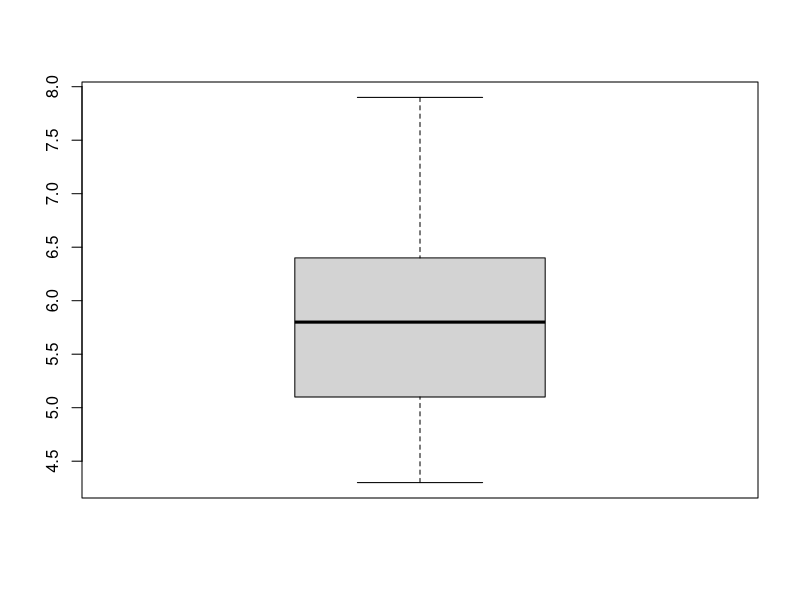
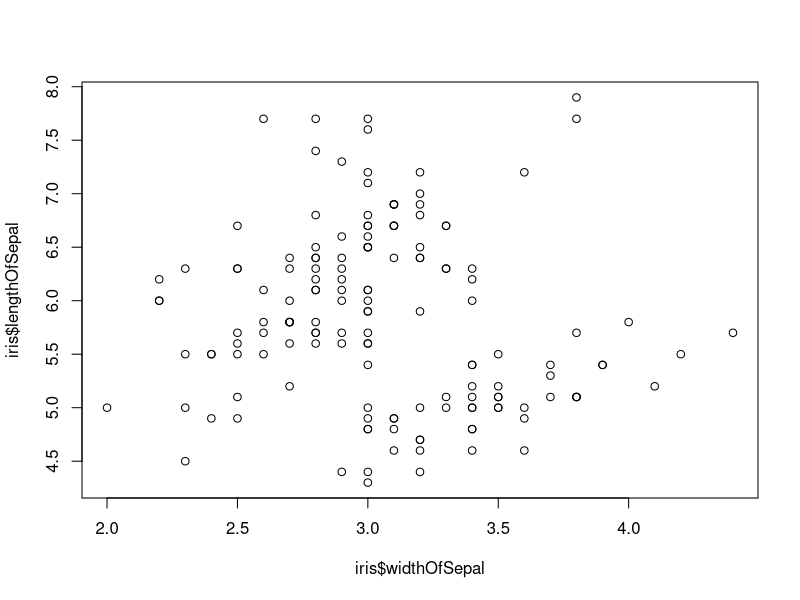

Write the R code that produced these figures, in order.
## ---- chunk 1
knitr::opts_chunk$set(echo = TRUE)
## ---- chunk 2
# R vectors
a<-c(4,5,1,3,4,5)
print(a[3])
print(a[3:4]) # R does not always need the explicit print. 
#R type of variable
print(class(a))
# Length of a
print(length(a))
## ---- chunk 3
#R - Type of variable
a<-c(4,5,1,3,4,5)
print(class(a))

## ---- chunk 4
#R - Length of vector
# Length of a
a<-c(4,5,1,3,4,5)
print(length(a))
## ---- chunk 5
#R - Help - To be done in R console or RStudio
#?sapply
#help(sapply)
## ---- chunk 6
#R - Subset
a<-c(4,5,1,3,4,8,12,18,1)
print(a[3])

# To print a range or a slice. Print from the 3rd to the 5th element
print(a[3:6])
## ---- chunk 7
#R - Operations on vectors
a<- c(5,2,3,1,7)
b<- c(1,5,4,6,8)

#Element wise Addition
print(a+b)
#Element wise subtraction
print(a-b)
#Element wise product
print(a*b)
# Exponentiating the elements of a vector
print(a^2)
## ---- chunk 8
# R - Which
a<- c(5,2,3,1,7)
print(which(a == 1))
## ---- chunk 9
# R 
# To check built datasets use
#data() - In R console or in R Studio
#iris - Don't print to console

## ---- chunk 10
#R - Size
dim(iris)
## ---- chunk 11
#R 
head(iris,5)
tail(iris,5)
## ---- chunk 12
#R
summary(iris)
str(iris)
## ---- chunk 13
#R
names(iris)
colnames(iris)
## ---- chunk 14
colnames(iris) <- c("lengthOfSepal","widthOfSepal","lengthOfPetal","widthOfPetal","Species")
colnames(iris)
## ---- chunk 15
# R
#To subset a dataframe 'df' in R we use df[row,column] or df[row vector,column vector]
#df[row,column]
iris[3,4]
#df[row vector, column vector]
iris[2:5,1:3]
#If we omit the row vector, then it implies all rows or if we omit the column vector
# then implies all columns for that row
iris[2:5,]
# In R we can all specific columns by column names
iris$Sepal.Length[2:5]
## ---- chunk 16
#R 
#Mean
mean(iris$lengthOfSepal)
#Standard deviation
sd(iris$widthOfSepal)

## ---- chunk 17
#R
boxplot(iris$lengthOfSepal)
## ---- chunk 18
plot(iris$widthOfSepal,iris$lengthOfSepal)
## ---- chunk 19
tendulkar= read.csv("tendulkar.csv",stringsAsFactors = FALSE,na.strings=c(NA,"-"))
#Dimensions of dataframe
dim(tendulkar)
names(tendulkar)
## ---- chunk 20
# Remove rows with 'DNB'
a <- tendulkar$Runs != "DNB"
tendulkar <- tendulkar[a,]
dim(tendulkar)
# Remove rows with 'TDNB'
b <- tendulkar$Runs != "TDNB"
tendulkar <- tendulkar[b,]

# Remove rows with absent
c <- tendulkar$Runs != "absent"
tendulkar <- tendulkar[c,]
dim(tendulkar)

# Remove the "* indicating not out
tendulkar$Runs <- as.numeric(gsub("\\*","",tendulkar$Runs))
dim(tendulkar)
# Select only complete rows - complete.cases()
c <- complete.cases(tendulkar)
#Subset the rows which are complete
tendulkar <- tendulkar[c,]
dim(tendulkar)

